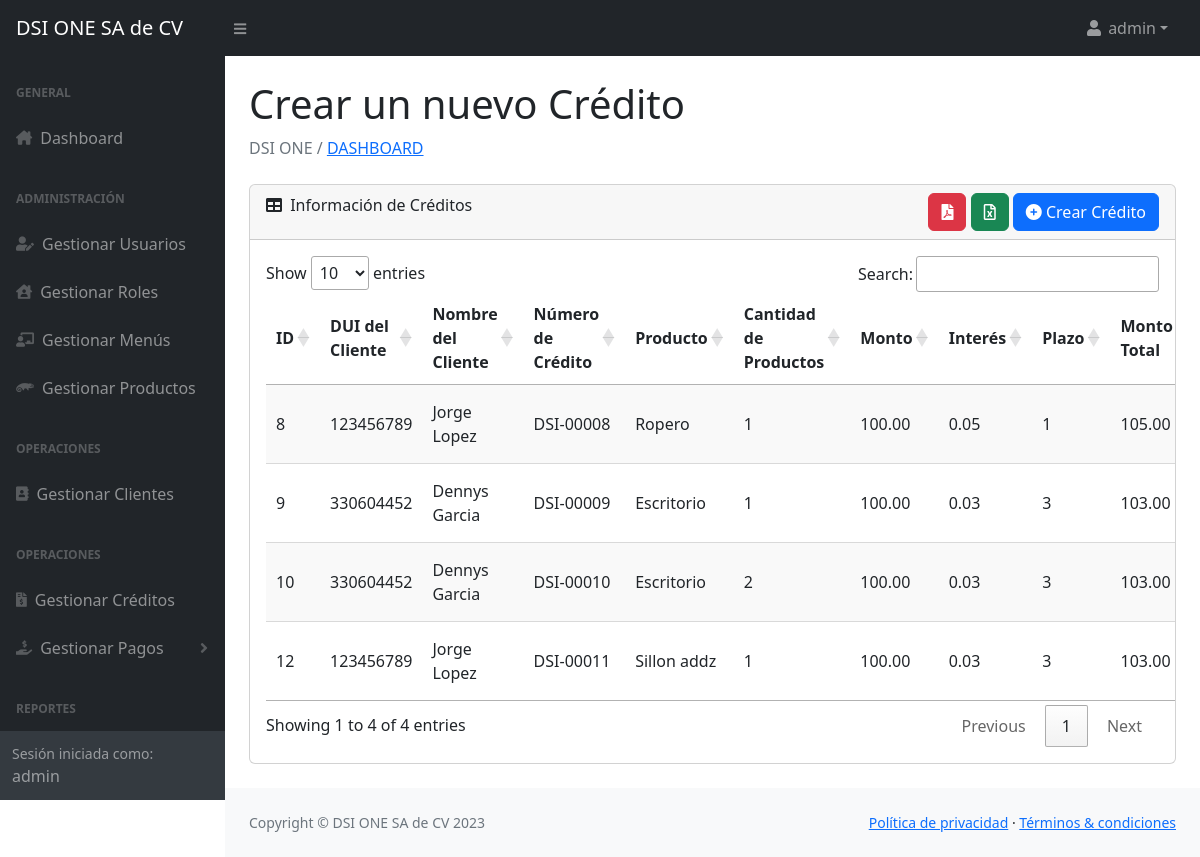
/Vista/ba_crear_credito.php (signed in), run on the app's committed database.
### tables this page shows
CREATE TABLE `creditos_dsi` (
  `id` int(11) NOT NULL,
  `dui_ct` int(11) NOT NULL,
  `cliente` varchar(30) NOT NULL,
  `num_credito` varchar(10) NOT NULL,
  `producto` varchar(30) NOT NULL,
  `cantidad_producto` int(4) NOT NULL,
  `monto` decimal(10,2) NOT NULL,
  `interes` decimal(10,2) NOT NULL,
  `plazo` int(11) NOT NULL,
  `monto_total` decimal(10,2) NOT NULL,
  `monto_pendiente` decimal(10,2) NOT NULL,
  `tipo_pago` enum('Mensual','Quincenal','','') NOT NULL DEFAULT 'Mensual',
  `fecha_ini` date NOT NULL,
  `fecha_fin` varchar(255) NOT NULL,
  `estado_credito` enum('ACTIVO','FINALIZADO') NOT NULL DEFAULT 'ACTIVO'
);

### Vista/ba_crear_credito.php (the view, shortened to what this page needs)
<?php include '../Controlador/sesion.php';
?>
<head>
    <?php include '../Modelo/o_head.php'; ?>
</head>
<body class="sb-nav-fixed">
    <?php include '../Modelo/o_menu.php'; ?>
    <div id="layoutSidenav_content">
        <main>
            <div class="container-fluid px-4">
                <h1 class="mt-4">Crear un nuevo Crédito</h1>
                <ol class="breadcrumb mb-4">
                    <li class="breadcrumb-item active"> DSI ONE / <a href="../Vista/home.php"> DASHBOARD </a></li>
                </ol>
                <div class="card mb-4">
                    <div class="card-header">
                        <i class="fas fa-table me-1"></i>
                        Información de Créditos
                        <div style="float: right;">
                            <button class="btn btn-danger" onclick="exportToPDF()"><i class="fas fa-file-pdf"></i></button>
                            <button class="btn btn-success" onclick="exportToExcel()"><i class="far fa-file-excel"></i></button>
                            <button class="btn btn-primary" data-bs-toggle="modal" data-bs-target="#addCreditoModal"><i class="fa-solid fa-circle-plus"></i> Crear Crédito</button>
                        </div>
                    </div>
                    <div class="card-body table-responsive" style="overflow-x: auto;">
                        <table id="datatablesSimple" class="display" style="width: 100%; table-layout: auto;">
                            <thead>
                                <tr>
                                    <th>ID</th>
                                    <th>DUI del Cliente</th>
                                    <th>Nombre del Cliente</th>
                                    <th>Número de Crédito</th>
                                    <th>Producto</th>
                                    <th>Cantidad de Productos</th>
                                    <th>Monto</th>
                                    <th>Interés</th>
                                    <th>Plazo</th>
                                    <th>Monto Total</th>
                                </tr>
                            </thead>
                            <tbody>
                                <?php
                                $query = "SELECT * FROM creditos_dsi";
                                $result = $conn->query($query);
                                if ($result->num_rows > 0) {
                                    while ($row = $result->fetch_assoc()) {
                                        echo "<tr>";
                                        echo "<td>" . $row['id'] . "</td>";
                                        echo "<td>" . $row['dui_ct'] . "</td>";
                                        echo "<td>" . $row['cliente'] . "</td>";
                                        echo "<td>" . $row['num_credito'] . "</td>";
                                        echo "<td>" . $row['producto'] . "</td>";
                                        echo "<td>" . $row['cantidad_producto'] . "</td>";
                                        echo "<td>" . $row['monto'] . "</td>";
                                        echo "<td>" . $row['interes'] . "</td>";
                                        echo "<td>" . $row['plazo'] . "</td>";
                                        echo "<td>" . $row['monto_total'] . "</td>";
                                        echo "</tr>";
                                    }
                                } else {
                                    echo "<tr><td colspan='13'>No se encontraron registros en la tabla clientes_dsi.</td></tr>";
                                }
                                ?>
                            </tbody>
                        </table>
                    </div>
                </div>
            </div>
        </main>
        <?php include '../Modelo/o_scrips_generales.php'; ?>
</body>
</html>

### data on the page
creditos_dsi: id "8", dui_ct "123456789", cliente "Jorge Lopez", num_credito "DSI-00008", producto "Ropero", cantidad_producto "1", monto "100.00", interes "0.05", plazo "1", monto_total "105.00"
creditos_dsi: id "9", dui_ct "330604452", cliente "Dennys Garcia", num_credito "DSI-00009", producto "Escritorio", cantidad_producto "1", monto "100.00", interes "0.03", plazo "3", monto_total "103.00"
creditos_dsi: id "10", dui_ct "330604452", cliente "Dennys Garcia", num_credito "DSI-00010", producto "Escritorio", cantidad_producto "2", monto "100.00", interes "0.03", plazo "3", monto_total "103.00"
creditos_dsi: id "12", dui_ct "123456789", cliente "Jorge Lopez", num_credito "DSI-00011", producto "Sillon addz", cantidad_producto "1", monto "100.00", interes "0.03", plazo "3", monto_total "103.00"

### other printed values
$_SESSION['username'] "admin"
